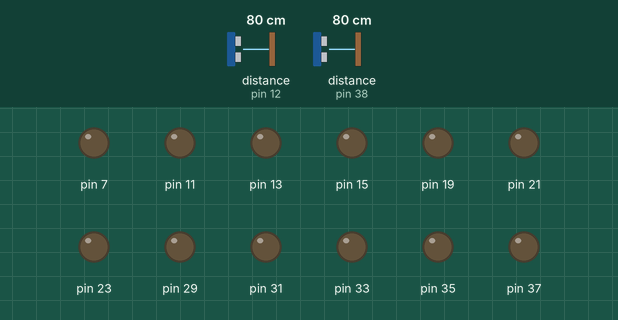
Bench run of a program on a simulated Raspberry Pi (header pin numbers). Parts: output pins drawn as LEDs (lit = HIGH). The inputs (shaded band) are chosen by the test bench; at power-on: distance to the obstacle (sensors on pin 12, pin 38) 80 cm. The echo pulse lasts 58.3 µs per cm; the clock reads 2024-03-15 10:24:30 at power-on unless the program sets it; pins used as bus, display or sensor lines are not drawn.

Above: at 5.0 s.
5.1 s: distance to the obstacle (sensor on pin 12) set to 47 cm
At 7.9 s:
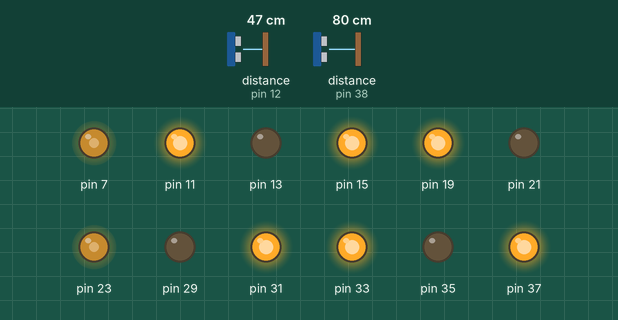
8.1 s: distance to the obstacle (sensor on pin 12) set to 42 cm
At 9.6 s:
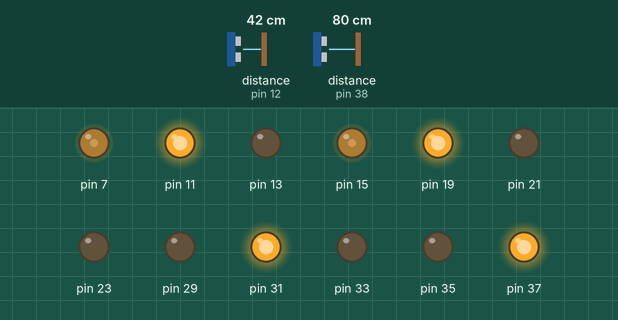
9.9 s: distance to the obstacle (sensor on pin 38) set to 2 cm
At 10.8 s:
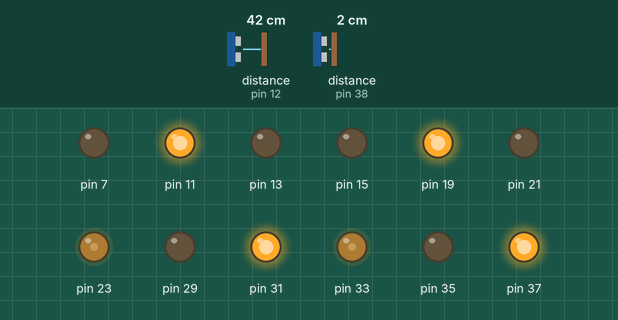
Timing chart, 0 to 12.9 s (numbered marks = the images above; inputs shaded):
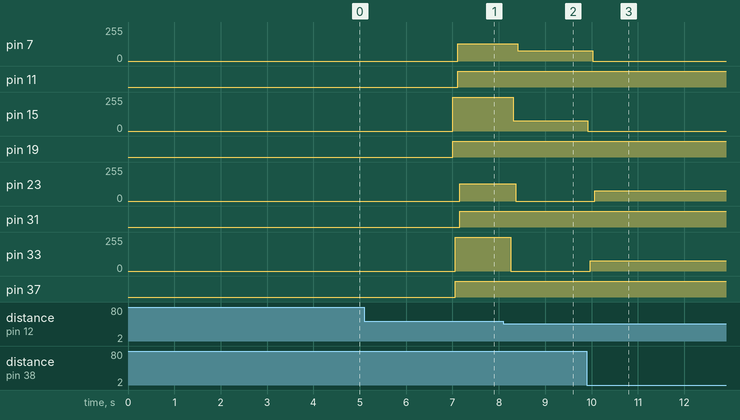

The program:

glovo.py
```python
# Python Script
# https://www.electronicshub.org/raspberry-pi-l298n-interface-tutorial-control-dc-motor-l298n-raspberry-pi/

import RPi.GPIO as GPIO
import time

GPIO.setmode(GPIO.BOARD)
GPIO.setwarnings(False)

class Engine():

    def __init__(self,in1, in2, enb):
        self.enb = enb
        self.in1 = in1
        self.in2 = in2
        GPIO.setup(self.enb,GPIO.OUT)
        GPIO.setup(self.in1,GPIO.OUT)
        GPIO.setup(self.in2,GPIO.OUT)
        self.pwm = GPIO.PWM(self.enb,100)
        self.pwm.start(0)

    def mFwd(self,v=50,t=0.05):
        GPIO.output(self.in1,GPIO.HIGH)
        GPIO.output(self.in2,GPIO.LOW)
        self.pwm.ChangeDutyCycle(v)
        time.sleep(t)

    def mBwd(self,v=50,t=0.05):
        GPIO.output(self.in1,GPIO.LOW)
        GPIO.output(self.in2,GPIO.HIGH)
        self.pwm.ChangeDutyCycle(v)
        time.sleep(t)

    def halt(self,t=0.05):
        self.pwm.ChangeDutyCycle(0)
        time.sleep(t)


class UltraSonic():

        def __init__(self,trig,echo):
                self.trig = trig
                self.echo = echo
                GPIO.setup(self.trig,GPIO.OUT)
                GPIO.setup(self.echo,GPIO.IN)
                GPIO.output(self.trig,False)

        def calc(self):
                GPIO.output(self.trig,True)
                time.sleep(0.00001)
                GPIO.output(self.trig,False)
                while GPIO.input(self.echo)==0:
                        ti = time.time()
                while GPIO.input(self.echo)==1:
                        tf = time.time()
                dt = tf-ti
                s=dt*17150
                return round(s,2)


class InfraRed():

        def __init__(self,inp):
                self.inp = inp
                GPIO.setup(self.inp,GPIO.IN)

        def foundObstacle():
                if GPIO.input(self.inp) == 1:
                    return True
                else:
                    return False


lb_engine = Engine(19,21,15)
rb_engine = Engine(37,35,33)
lf_engine = Engine(11,13,7)
rf_engine = Engine(31,29,23)

l_sonic = UltraSonic(16,12)
r_sonic = UltraSonic(40,38)

#l_infr = InfraRed(ir1)
#r_infr = InfraRed(ir2)

worktime = time.perf_counter() + 60
time.sleep(7)
while(time.perf_counter()<=worktime):
        l_dis = l_sonic.calc()
        r_dis = r_sonic.calc()
        if l_dis > 45 and r_dis > 45:
            lb_engine.mFwd(100)
            rb_engine.mFwd(100)
            lf_engine.mFwd()
            rf_engine.mFwd()
        elif l_dis > r_dis:
            lb_engine.halt()
            rb_engine.mFwd(30)
            lf_engine.halt()
            rf_engine.mFwd(30)
        else:
            rb_engine.halt()
            lb_engine.mFwd(30)
            rf_engine.halt()
            lf_engine.mFwd(30)


lb_engine.halt()
rb_engine.halt()
lf_engine.halt()
rf_engine.halt()
            
```

Measured:
- the behaviour switches between 45 and 44 cm on distance to the obstacle (sensor on pin 12) (found by bisection; images 1 and 2)
- after the input at 8.1 s, pin 7: 128/255 → 77/255 after 0.31 s; pin 15: 255/255 → 77/255 after 0.21 s; pin 23: 128/255 → 0/255 after 0.26 s; pin 33: 255/255 → 0/255 after 0.16 s
- after the input at 9.9 s, pin 7: 77/255 → 0/255 after 0.12 s; pin 15: 77/255 → 0/255 at once; pin 23: 0/255 → 77/255 after 0.17 s; pin 33: 0/255 → 77/255 after 0.07 s
